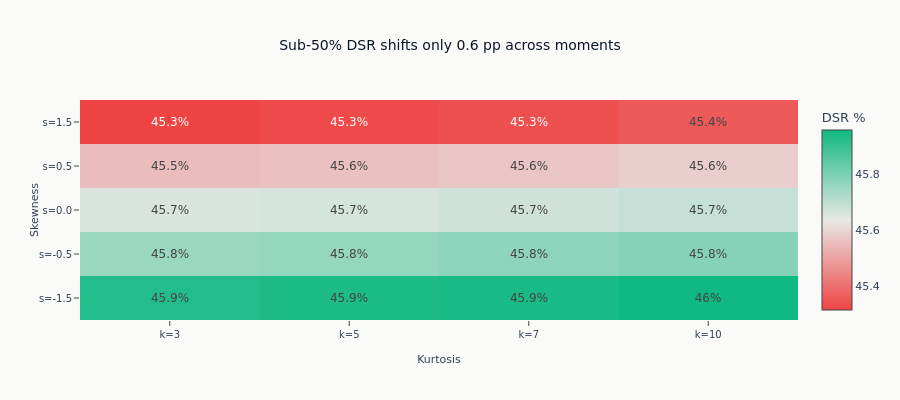

Notebook cell for this chart:
### Code cell
# Create heatmap - pivot the data
pivot = nonnorm_df.pivot(on="kurtosis", index="skewness", values="dsr_probability")
skew_col = pivot.get_column("skewness").to_list()
kurt_cols = [c for c in pivot.columns if c != "skewness"]
z_values = pivot.select(kurt_cols).to_numpy() * 100

fig = go.Figure(
    data=go.Heatmap(
        z=z_values,
        x=[f"k={k}" for k in kurt_cols],
        y=[f"s={s:.1f}" for s in skew_col],
        colorscale=ml4t_diverging(),
        colorbar={"title": "DSR %"},
        text=np.round(z_values, 1),
        texttemplate="%{text}%",
        textfont={"size": 12},
    )
)

fig.update_layout(
    title=f"Sub-50% DSR shifts only {z_values.max() - z_values.min():.1f} pp across moments",
    xaxis_title="Kurtosis",
    yaxis_title="Skewness",
    height=400,
)
show_plot(fig)

### Figure 1 — Plotly figure (JSON) as saved in the notebook; plotly's stock layout.template omitted (floating-point values rounded to 4 significant figures)
{"data": [{"colorbar": {"title": {"text": "DSR %"}}, "colorscale": [[0.0, "#ef4444"], [0.5, "#e8e8e6"], [1.0, "#10b981"]], "text": [[45.9, 45.9, 45.9, 46.0], [45.8, 45.8, 45.8, 45.8], [45.7, 45.7, 45.7, 45.7], [45.5, 45.6, 45.6, 45.6], [45.3, 45.3, 45.3, 45.4]], "textfont": {"size": 12}, "texttemplate": "%{text}%", "type": "heatmap", "x": ["k=3", "k=5", "k=7", "k=10"], "y": ["s=-1.5", "s=-0.5", "s=0.0", "s=0.5", "s=1.5"], "z": [[45.93, 45.94, 45.95, 45.96], [45.75, 45.76, 45.77, 45.78], [45.66, 45.66, 45.67, 45.69], [45.55, 45.56, 45.57, 45.59], [45.31, 45.33, 45.34, 45.35]]}], "layout": {"height": 400, "title": {"text": "Sub-50% DSR shifts only 0.6 pp across moments"}, "xaxis": {"title": {"text": "Kurtosis"}}, "yaxis": {"title": {"text": "Skewness"}}}}
